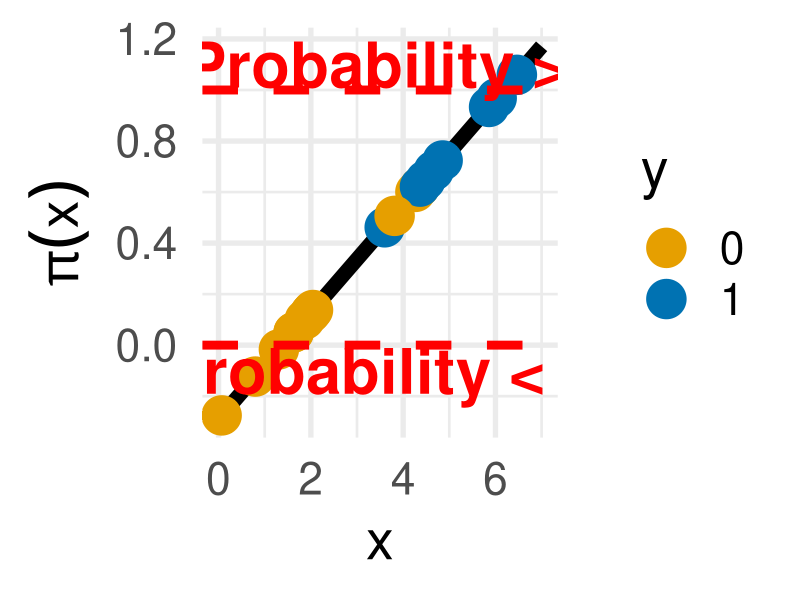
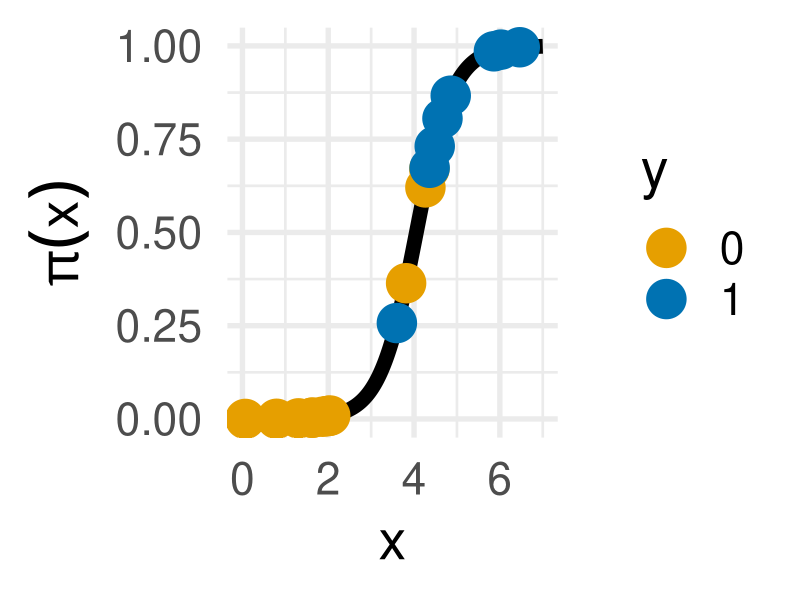
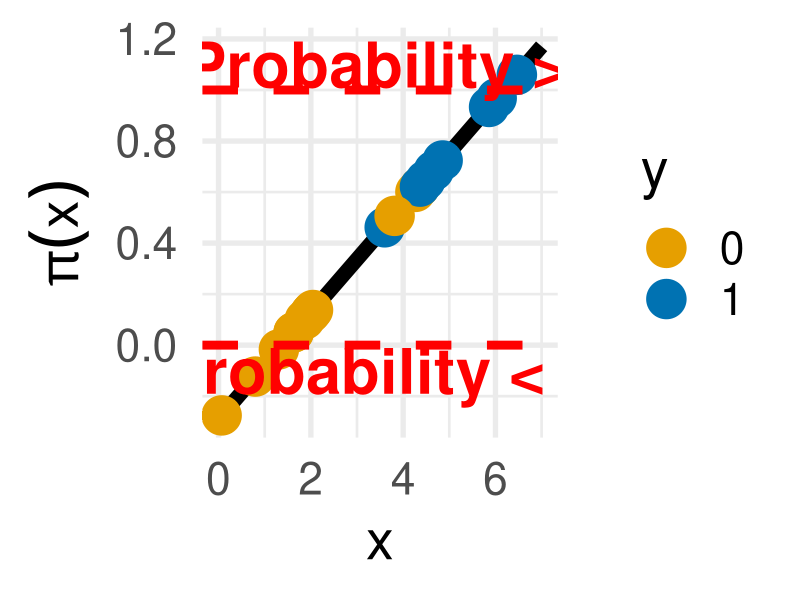
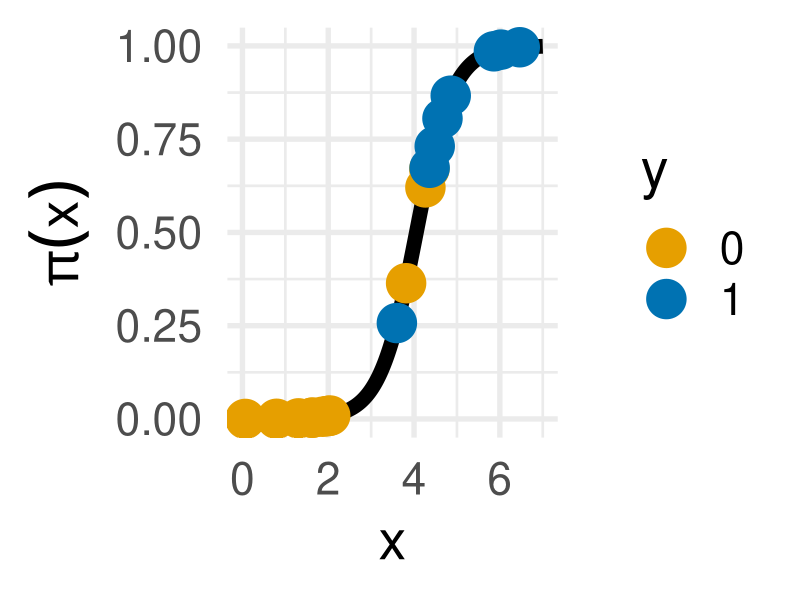

These charts were generated, in order, by the following R code:
# here we want to plot how some datapoints are predicted (x -> pi(x)),
# first by a naive linear models (to motivate the logistic regression)
# then by a logistic regression model

library(ggplot2)
library(knitr)

# common settings
set.seed(1234)
plot_width <- 20
plot_height <- 10
plot_dpi <- 300
line_size <- 5
base_size <- 40
point_size <- 13

# DATA -------------------------------------------------------------------------
# Generate data for logistic and linear models
n <- 20
x <- runif(n, min = 0, max = 7)
y <- x + rnorm(n) > 3.5
df <- data.frame(x = x, y = as.factor(as.numeric(y)))

x_seq <- seq(0, 7, by = 0.01)
dfn <- data.frame(x = x_seq)

# MODELS -----------------------------------------------------------------------
# Fit a linear model to showcase the issue
model_linear <- lm(as.numeric(y) - 1 ~ x, data = df)
df$prob_linear <- predict(model_linear)
dfn$prob_linear <- predict(model_linear, newdata = dfn)

# a logistic model that fixes this issue
model_logistic <- glm(y ~ x, family = binomial(link = "logit"), data = df)
df$prob_logistic <- predict(model_logistic, type = "response")
df$score_logistic <- predict(model_logistic)
dfn$prob_logistic <- predict(model_logistic, newdata = dfn, type = "response")
dfn$score_logistic <- predict(model_logistic, newdata = dfn)

# PLOTS -------------------------------------------------------------------------
# fitted linear model plot
p_linear <- ggplot(df, aes(x = x)) +
  geom_line(data = dfn, aes(y = prob_linear), color = "black", size = line_size) +
  geom_point(aes(y = prob_linear, color = y), size = point_size) +
  scale_color_manual(values = c("0" = "#E69F00", "1" = "#0072B2"), name = "y") +
  geom_hline(yintercept = 0, linetype = "dashed", color = "red", size = line_size - 2) +
  geom_hline(yintercept = 1, linetype = "dashed", color = "red", size = line_size - 2) +
  xlab("x") + ylab(expression(pi(x))) +
  theme_minimal(base_size = base_size) +
  theme(
    plot.title = element_text(hjust = 0.5, size = 40),
    plot.margin = margin(20, 20, 20, 20)
  ) +
  annotate("text", x = 4, y = 1.1, label = "Probability > 1", color = "red", size = 16, fontface = "bold") +
  annotate("text", x = 3.5, y = -0.1, label = "Probability < 0", color = "red", size = 16, fontface = "bold")
p_linear

# logistic regression plot
p_logistic <- ggplot() + 
  geom_line(data = dfn, aes(x = x, y = prob_logistic), size = line_size, color = "black") +
  geom_point(data = df, aes(x = x, y = prob_logistic, colour = y), size = point_size) +
  xlab("x") + ylab(expression(pi(x))) +
  scale_color_manual(values = c("0" = "#E69F00", "1" = "#0072B2"), name = "y") +
  theme_minimal(base_size = base_size)
p_logistic

# save the plots
ggsave("../figure/preds_with_probs-linear.png", plot = p_linear, width = plot_width, height = plot_height, dpi = plot_dpi)
ggsave("../figure/preds_with_probs-logistic.png", plot = p_logistic, width = plot_width, height = plot_height, dpi = plot_dpi)
